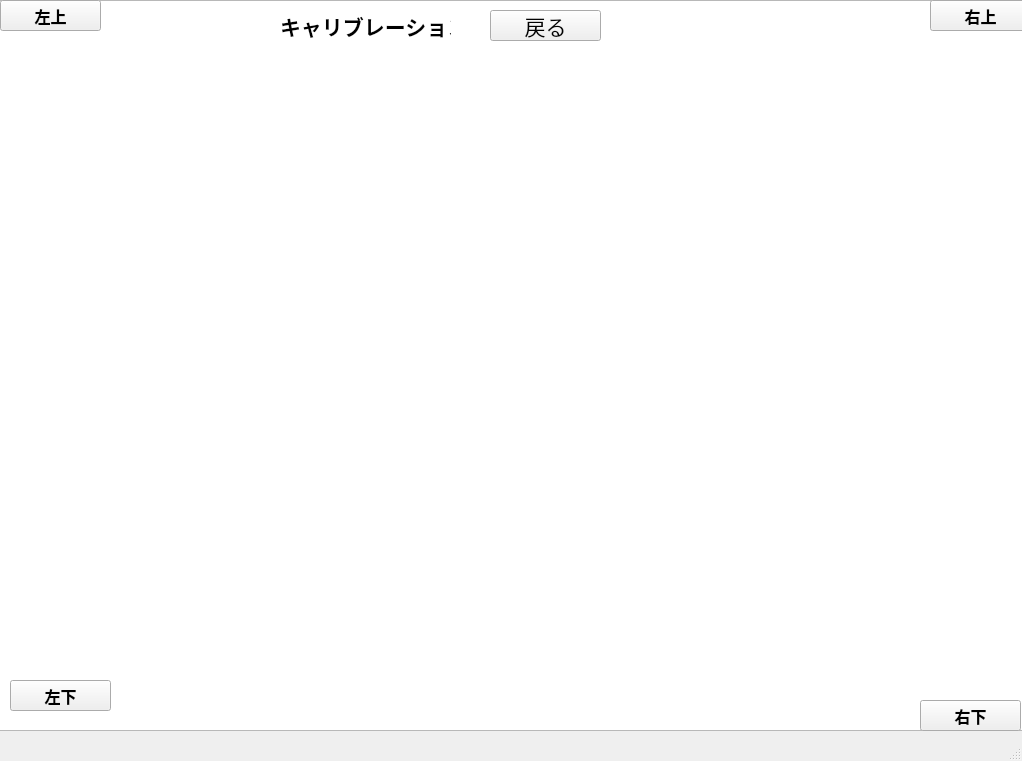
<?xml version="1.0" encoding="UTF-8"?>
<ui version="4.0">
 <class>SecondScreen</class>
 <widget class="QMainWindow" name="SecondScreen">
  <property name="geometry">
   <rect>
    <x>0</x>
    <y>0</y>
    <width>1022</width>
    <height>761</height>
   </rect>
  </property>
  <property name="windowTitle">
   <string>MainWindow</string>
  </property>
  <widget class="QWidget" name="centralwidget">
   <widget class="QPushButton" name="pushButton">
    <property name="geometry">
     <rect>
      <x>490</x>
      <y>10</y>
      <width>111</width>
      <height>31</height>
     </rect>
    </property>
    <property name="font">
     <font>
      <pointsize>16</pointsize>
     </font>
    </property>
    <property name="text">
     <string>戻る</string>
    </property>
   </widget>
   <widget class="QLabel" name="label">
    <property name="geometry">
     <rect>
      <x>280</x>
      <y>0</y>
      <width>171</width>
      <height>51</height>
     </rect>
    </property>
    <property name="font">
     <font>
      <pointsize>16</pointsize>
      <weight>75</weight>
      <italic>false</italic>
      <bold>true</bold>
     </font>
    </property>
    <property name="text">
     <string>キャリブレーション</string>
    </property>
    <property name="textFormat">
     <enum>Qt::AutoText</enum>
    </property>
   </widget>
   <widget class="QPushButton" name="btn_left_down">
    <property name="geometry">
     <rect>
      <x>10</x>
      <y>680</y>
      <width>101</width>
      <height>31</height>
     </rect>
    </property>
    <property name="font">
     <font>
      <family>ヒラギノ角ゴ ProN W6</family>
      <pointsize>12</pointsize>
      <weight>75</weight>
      <bold>true</bold>
     </font>
    </property>
    <property name="text">
     <string>左下</string>
    </property>
   </widget>
   <widget class="QPushButton" name="btn_right_down">
    <property name="geometry">
     <rect>
      <x>920</x>
      <y>700</y>
      <width>101</width>
      <height>31</height>
     </rect>
    </property>
    <property name="font">
     <font>
      <family>ヒラギノ角ゴ ProN W6</family>
      <pointsize>12</pointsize>
      <weight>75</weight>
      <bold>true</bold>
     </font>
    </property>
    <property name="text">
     <string>右下</string>
    </property>
   </widget>
   <widget class="QPushButton" name="btn_left_up">
    <property name="geometry">
     <rect>
      <x>0</x>
      <y>0</y>
      <width>101</width>
      <height>31</height>
     </rect>
    </property>
    <property name="font">
     <font>
      <family>ヒラギノ角ゴ ProN W6</family>
      <pointsize>12</pointsize>
      <weight>75</weight>
      <bold>true</bold>
     </font>
    </property>
    <property name="text">
     <string>左上</string>
    </property>
   </widget>
   <widget class="QPushButton" name="btn_right_up">
    <property name="geometry">
     <rect>
      <x>930</x>
      <y>0</y>
      <width>101</width>
      <height>31</height>
     </rect>
    </property>
    <property name="font">
     <font>
      <family>ヒラギノ角ゴ ProN W6</family>
      <pointsize>12</pointsize>
      <weight>75</weight>
      <bold>true</bold>
     </font>
    </property>
    <property name="text">
     <string>右上</string>
    </property>
   </widget>
   <widget class="QGraphicsView" name="graphicsView">
    <property name="geometry">
     <rect>
      <x>-10</x>
      <y>0</y>
      <width>1041</width>
      <height>731</height>
     </rect>
    </property>
   </widget>
   <zorder>graphicsView</zorder>
   <zorder>pushButton</zorder>
   <zorder>label</zorder>
   <zorder>btn_left_down</zorder>
   <zorder>btn_right_down</zorder>
   <zorder>btn_left_up</zorder>
   <zorder>btn_right_up</zorder>
  </widget>
  <widget class="QMenuBar" name="menubar">
   <property name="geometry">
    <rect>
     <x>0</x>
     <y>0</y>
     <width>1022</width>
     <height>18</height>
    </rect>
   </property>
  </widget>
  <widget class="QStatusBar" name="statusbar"/>
 </widget>
 <resources/>
 <connections/>
</ui>
